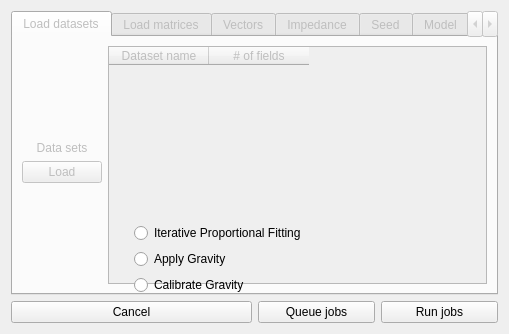
<?xml version="1.0" encoding="UTF-8"?>
<ui version="4.0">
 <class>Dialog</class>
 <widget class="QDialog" name="Dialog">
  <property name="geometry">
   <rect>
    <x>0</x>
    <y>0</y>
    <width>509</width>
    <height>334</height>
   </rect>
  </property>
  <property name="sizePolicy">
   <sizepolicy hsizetype="Minimum" vsizetype="Minimum">
    <horstretch>0</horstretch>
    <verstretch>0</verstretch>
   </sizepolicy>
  </property>
  <property name="maximumSize">
   <size>
    <width>6510</width>
    <height>16777215</height>
   </size>
  </property>
  <property name="windowTitle">
   <string>AequilibraE  Trip distribution</string>
  </property>
  <layout class="QGridLayout" name="gridLayout">
   <item row="0" column="0" rowspan="4" colspan="4">
    <widget class="QTabWidget" name="model_tabs">
     <property name="enabled">
      <bool>false</bool>
     </property>
     <property name="currentIndex">
      <number>0</number>
     </property>
     <widget class="QWidget" name="pg_load_data">
      <attribute name="title">
       <string>Load datasets</string>
      </attribute>
      <layout class="QGridLayout" name="gridLayout_6">
       <item row="0" column="2" rowspan="5">
        <widget class="QTableWidget" name="table_datasets">
         <column>
          <property name="text">
           <string>Dataset name</string>
          </property>
         </column>
         <column>
          <property name="text">
           <string># of fields</string>
          </property>
         </column>
        </widget>
       </item>
       <item row="0" column="1">
        <spacer name="verticalSpacer_5">
         <property name="orientation">
          <enum>Qt::Vertical</enum>
         </property>
         <property name="sizeHint" stdset="0">
          <size>
           <width>20</width>
           <height>40</height>
          </size>
         </property>
        </spacer>
       </item>
       <item row="3" column="1">
        <spacer name="verticalSpacer_6">
         <property name="orientation">
          <enum>Qt::Vertical</enum>
         </property>
         <property name="sizeHint" stdset="0">
          <size>
           <width>20</width>
           <height>40</height>
          </size>
         </property>
        </spacer>
       </item>
       <item row="1" column="1">
        <widget class="QLabel" name="label_3">
         <property name="text">
          <string>Data sets</string>
         </property>
         <property name="alignment">
          <set>Qt::AlignCenter</set>
         </property>
        </widget>
       </item>
       <item row="2" column="1">
        <widget class="QPushButton" name="but_load_data">
         <property name="text">
          <string>Load</string>
         </property>
        </widget>
       </item>
      </layout>
     </widget>
     <widget class="QWidget" name="pg_load_mat">
      <attribute name="title">
       <string>Load matrices</string>
      </attribute>
      <layout class="QGridLayout" name="gridLayout_5">
       <item row="0" column="1">
        <widget class="QTableView" name="list_matrices"/>
       </item>
      </layout>
     </widget>
     <widget class="QWidget" name="pg_choose_vectors">
      <attribute name="title">
       <string>Vectors</string>
      </attribute>
      <widget class="QComboBox" name="cob_atra_field">
       <property name="geometry">
        <rect>
         <x>190</x>
         <y>160</y>
         <width>291</width>
         <height>30</height>
        </rect>
       </property>
      </widget>
      <widget class="QLabel" name="label_13">
       <property name="geometry">
        <rect>
         <x>20</x>
         <y>170</y>
         <width>57</width>
         <height>17</height>
        </rect>
       </property>
       <property name="text">
        <string>Attraction</string>
       </property>
      </widget>
      <widget class="QComboBox" name="cob_prod_field">
       <property name="geometry">
        <rect>
         <x>190</x>
         <y>120</y>
         <width>291</width>
         <height>30</height>
        </rect>
       </property>
      </widget>
      <widget class="QComboBox" name="cob_data">
       <property name="geometry">
        <rect>
         <x>190</x>
         <y>40</y>
         <width>291</width>
         <height>30</height>
        </rect>
       </property>
      </widget>
      <widget class="QComboBox" name="cob_index">
       <property name="geometry">
        <rect>
         <x>190</x>
         <y>80</y>
         <width>291</width>
         <height>30</height>
        </rect>
       </property>
      </widget>
      <widget class="QLabel" name="label_12">
       <property name="geometry">
        <rect>
         <x>20</x>
         <y>130</y>
         <width>64</width>
         <height>17</height>
        </rect>
       </property>
       <property name="text">
        <string>Production</string>
       </property>
      </widget>
      <widget class="QLabel" name="label_10">
       <property name="geometry">
        <rect>
         <x>20</x>
         <y>50</y>
         <width>47</width>
         <height>13</height>
        </rect>
       </property>
       <property name="text">
        <string>Vector</string>
       </property>
      </widget>
      <widget class="QLabel" name="label_11">
       <property name="geometry">
        <rect>
         <x>20</x>
         <y>90</y>
         <width>47</width>
         <height>13</height>
        </rect>
       </property>
       <property name="text">
        <string>Index</string>
       </property>
      </widget>
     </widget>
     <widget class="QWidget" name="pg_imped_matrix">
      <attribute name="title">
       <string>Impedance</string>
      </attribute>
      <widget class="QComboBox" name="cob_imped_field">
       <property name="geometry">
        <rect>
         <x>70</x>
         <y>95</y>
         <width>261</width>
         <height>30</height>
        </rect>
       </property>
       <property name="minimumSize">
        <size>
         <width>200</width>
         <height>30</height>
        </size>
       </property>
      </widget>
      <widget class="QComboBox" name="cob_imped_mat">
       <property name="geometry">
        <rect>
         <x>70</x>
         <y>42</y>
         <width>261</width>
         <height>30</height>
        </rect>
       </property>
       <property name="minimumSize">
        <size>
         <width>200</width>
         <height>30</height>
        </size>
       </property>
      </widget>
      <widget class="QLabel" name="label_6">
       <property name="geometry">
        <rect>
         <x>20</x>
         <y>101</y>
         <width>31</width>
         <height>17</height>
        </rect>
       </property>
       <property name="text">
        <string>Core</string>
       </property>
      </widget>
      <widget class="QLabel" name="label_5">
       <property name="geometry">
        <rect>
         <x>20</x>
         <y>46</y>
         <width>41</width>
         <height>17</height>
        </rect>
       </property>
       <property name="text">
        <string>Matrix</string>
       </property>
      </widget>
     </widget>
     <widget class="QWidget" name="pg_seed">
      <attribute name="title">
       <string>Seed</string>
      </attribute>
      <widget class="QComboBox" name="cob_seed_field">
       <property name="geometry">
        <rect>
         <x>70</x>
         <y>95</y>
         <width>261</width>
         <height>30</height>
        </rect>
       </property>
       <property name="minimumSize">
        <size>
         <width>200</width>
         <height>30</height>
        </size>
       </property>
      </widget>
      <widget class="QLabel" name="label_7">
       <property name="geometry">
        <rect>
         <x>20</x>
         <y>46</y>
         <width>81</width>
         <height>17</height>
        </rect>
       </property>
       <property name="text">
        <string>Matrix</string>
       </property>
      </widget>
      <widget class="QLabel" name="label_8">
       <property name="geometry">
        <rect>
         <x>20</x>
         <y>101</y>
         <width>81</width>
         <height>17</height>
        </rect>
       </property>
       <property name="text">
        <string>Core</string>
       </property>
      </widget>
      <widget class="QComboBox" name="cob_seed_mat">
       <property name="geometry">
        <rect>
         <x>70</x>
         <y>42</y>
         <width>261</width>
         <height>30</height>
        </rect>
       </property>
       <property name="minimumSize">
        <size>
         <width>200</width>
         <height>30</height>
        </size>
       </property>
      </widget>
     </widget>
     <widget class="QWidget" name="pg_choose_model">
      <attribute name="title">
       <string>Model</string>
      </attribute>
      <layout class="QGridLayout" name="gridLayout_4">
       <item row="3" column="0">
        <widget class="QPushButton" name="but_load_model">
         <property name="text">
          <string>Load</string>
         </property>
        </widget>
       </item>
       <item row="4" column="0">
        <spacer name="verticalSpacer">
         <property name="orientation">
          <enum>Qt::Vertical</enum>
         </property>
         <property name="sizeHint" stdset="0">
          <size>
           <width>20</width>
           <height>40</height>
          </size>
         </property>
        </spacer>
       </item>
       <item row="0" column="1" rowspan="6">
        <widget class="QTableWidget" name="table_model">
         <column>
          <property name="text">
           <string>Parameter</string>
          </property>
         </column>
         <column>
          <property name="text">
           <string>Value</string>
          </property>
         </column>
        </widget>
       </item>
       <item row="1" column="0">
        <spacer name="verticalSpacer_2">
         <property name="orientation">
          <enum>Qt::Vertical</enum>
         </property>
         <property name="sizeHint" stdset="0">
          <size>
           <width>20</width>
           <height>40</height>
          </size>
         </property>
        </spacer>
       </item>
       <item row="2" column="0">
        <widget class="QLabel" name="label_9">
         <property name="text">
          <string>Model</string>
         </property>
         <property name="alignment">
          <set>Qt::AlignCenter</set>
         </property>
        </widget>
       </item>
      </layout>
     </widget>
     <widget class="QWidget" name="pg_set_model">
      <attribute name="title">
       <string>Model</string>
      </attribute>
      <layout class="QGridLayout" name="gridLayout_3">
       <item row="0" column="0">
        <widget class="QRadioButton" name="rdo_expo">
         <property name="text">
          <string>Negative Exponential</string>
         </property>
         <property name="checked">
          <bool>true</bool>
         </property>
        </widget>
       </item>
       <item row="1" column="0">
        <widget class="QRadioButton" name="rdo_power">
         <property name="text">
          <string>Inverse Power</string>
         </property>
        </widget>
       </item>
       <item row="2" column="0">
        <widget class="QRadioButton" name="rdo_gamma">
         <property name="text">
          <string>Gamma Function</string>
         </property>
        </widget>
       </item>
       <item row="3" column="0">
        <widget class="QRadioButton" name="rdo_friction">
         <property name="text">
          <string>Friction Factors</string>
         </property>
        </widget>
       </item>
      </layout>
     </widget>
     <widget class="QWidget" name="pg_jobs">
      <attribute name="title">
       <string>jobs</string>
      </attribute>
      <layout class="QGridLayout" name="gridLayout_2">
       <item row="1" column="0">
        <widget class="QCheckBox" name="chb_empty_as_zero">
         <property name="text">
          <string>Treat empties as zeros</string>
         </property>
         <property name="checked">
          <bool>false</bool>
         </property>
        </widget>
       </item>
       <item row="0" column="0">
        <widget class="QTableWidget" name="table_jobs">
         <column>
          <property name="text">
           <string>Job</string>
          </property>
         </column>
         <column>
          <property name="text">
           <string>Output name</string>
          </property>
         </column>
         <column>
          <property name="text">
           <string>Status</string>
          </property>
         </column>
        </widget>
       </item>
      </layout>
     </widget>
    </widget>
   </item>
   <item row="1" column="1" colspan="2">
    <widget class="QRadioButton" name="rdo_ipf">
     <property name="text">
      <string>Iterative Proportional Fitting</string>
     </property>
    </widget>
   </item>
   <item row="2" column="1" colspan="2">
    <widget class="QRadioButton" name="rdo_apply_gravity">
     <property name="text">
      <string>Apply Gravity</string>
     </property>
    </widget>
   </item>
   <item row="3" column="1" colspan="2">
    <widget class="QRadioButton" name="rdo_calibrate_gravity">
     <property name="text">
      <string>Calibrate Gravity</string>
     </property>
    </widget>
   </item>
   <item row="4" column="0" colspan="2">
    <widget class="QPushButton" name="but_cancel">
     <property name="text">
      <string>Cancel</string>
     </property>
    </widget>
   </item>
   <item row="4" column="2">
    <widget class="QPushButton" name="but_queue">
     <property name="text">
      <string>Queue jobs</string>
     </property>
    </widget>
   </item>
   <item row="4" column="3">
    <widget class="QPushButton" name="but_run">
     <property name="enabled">
      <bool>true</bool>
     </property>
     <property name="text">
      <string>Run jobs</string>
     </property>
    </widget>
   </item>
  </layout>
  <zorder>but_run</zorder>
  <zorder>but_cancel</zorder>
  <zorder>rdo_ipf</zorder>
  <zorder>rdo_apply_gravity</zorder>
  <zorder>rdo_calibrate_gravity</zorder>
  <zorder>model_tabs</zorder>
  <zorder>but_queue</zorder>
 </widget>
 <resources/>
 <connections/>
 <designerdata>
  <property name="gridDeltaX">
   <number>10</number>
  </property>
  <property name="gridDeltaY">
   <number>10</number>
  </property>
  <property name="gridSnapX">
   <bool>true</bool>
  </property>
  <property name="gridSnapY">
   <bool>true</bool>
  </property>
  <property name="gridVisible">
   <bool>true</bool>
  </property>
 </designerdata>
</ui>
